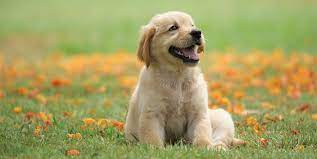
%> input picture dog.jpg, 317 x 159 px
$ octave ipt.m   (GNU Octave 9; MATLAB toolbox functions it lacks are replaced by stand-ins)
%> lines starting %> are read from the running program, lines starting %| are printed output that depends on the picture
%% 2
image = imread('dog.jpg');    % read a image
%> image is the input picture: size 159x317x3 uint8; mean R, G, B 164, 158.6, 97.7

imshow(image)                 % show image

%% 3
size(image)
%> ans = [159 317 3]

%% 4

resizedimage = imresize(image, [318 634])     % resize image

imshow(resizedimage)         % show image


imshowpair(image,resizedimage)     % compare both image
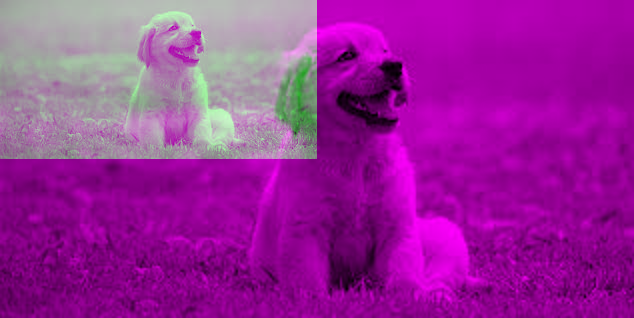
%> displayed picture: size 318x634x3, on the screen's scale of 0 to 255; mean R, G, B 154.3, 38.7, 154.3


%% exercise 2
grey_scale = rgb2gray(imread('dog.jpg'));
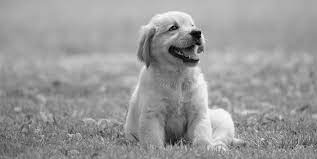
%> grey_scale: size 159x317 uint8; min 1, max 252, mean 153.3
imshow(grey_scale)

I2 = flipdim(grey_scale ,2);           %# horizontal flip
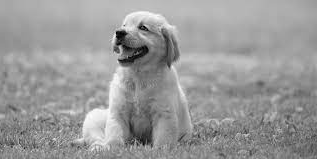
%> I2: size 159x317 uint8; min 1, max 252, mean 153.3; mean of the top-left, top-right, bottom-left and bottom-right quarters 160.4, 166.3, 148.7, 138.1
imshow(I2);

I3 = flipdim(grey_scale ,1);            %# vertical flip
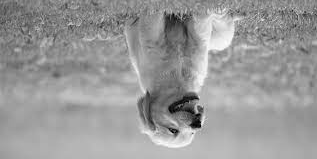
%> I3: size 159x317 uint8; min 1, max 252, mean 153.3; mean of the top-left, top-right, bottom-left and bottom-right quarters 137.8, 148.6, 166.3, 160.2
imshow(I3);
I4 = flipdim(I3,2);            %# horizontal+vertical flip
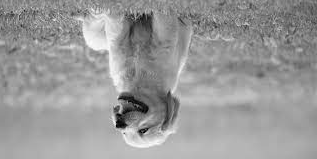
%> I4: size 159x317 uint8; min 1, max 252, mean 153.3; mean of the top-left, top-right, bottom-left and bottom-right quarters 148.6, 137.8, 160.3, 166.1
imshow(I4)
